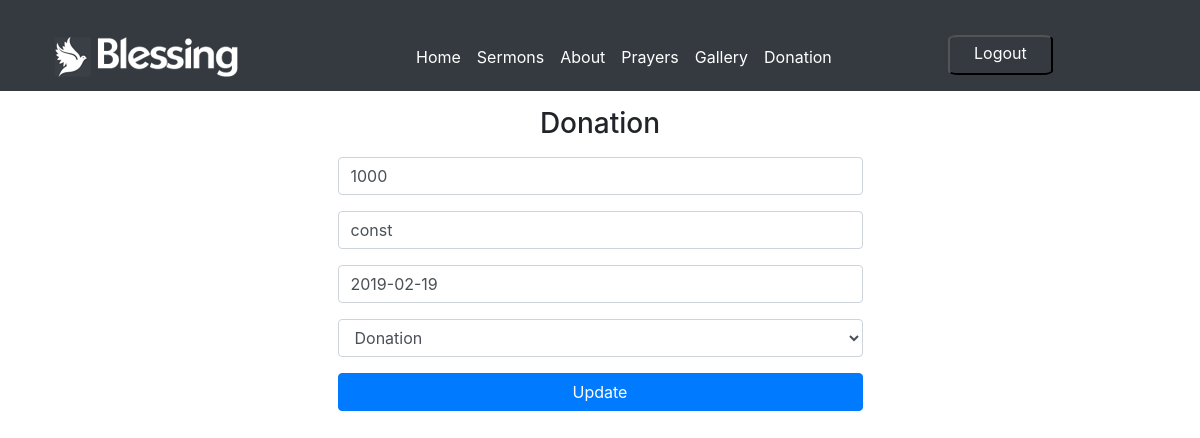
/admin/index.php?pg=updateRecord&rid=4 (signed in), run on an earlier commit of the app's database.
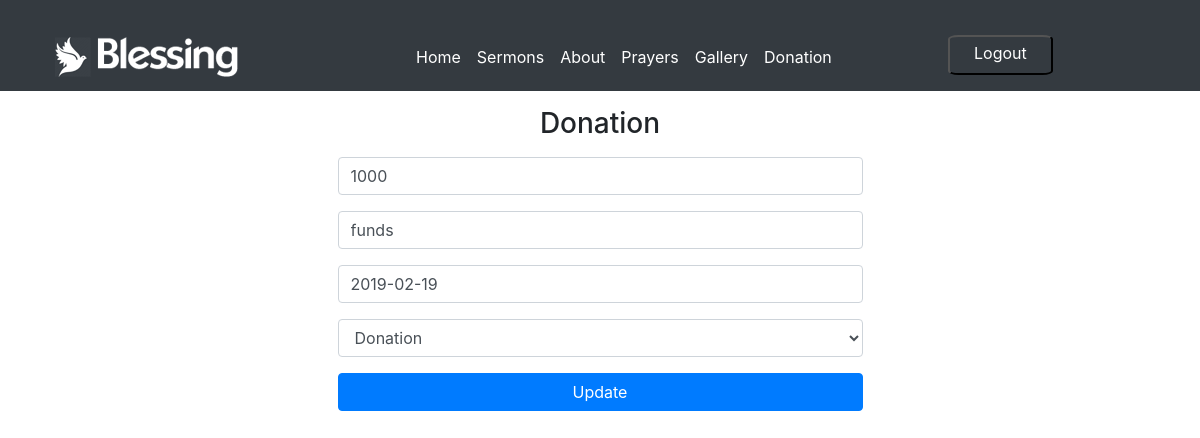
And on a later commit of the database.
### tables this page shows
CREATE TABLE `records` (
  `id` int(11) NOT NULL,
  `amount` varchar(10) NOT NULL,
  `date` varchar(50) NOT NULL,
  `purpose` varchar(60) NOT NULL,
  `type` varchar(30) NOT NULL,
  `userid` int(11) NOT NULL
);

### admin/include/functions.php (called while the page is built, shortened)
<?php
	function selectdatacon($col,$tbname,$where)
	{
		$selectqry="select $col from $tbname where $where";
		$result=mysqli_query($GLOBALS['con'],$selectqry) or die(mysqli_error($GLOBALS['con']));
		return $result;
	}
?>

### admin/pages/updaterecord.php (the view, shortened to what this page needs)
<?php
$result=selectdatacon("*","records","id=".$_GET['rid']);
$row=mysqli_fetch_assoc($result);
?>
<div class="container">
<div class="row">
<div class="col-md-6 offset-3">
<h3 class="text-center mt-3 mb-3">Donation</h3>
<form method="post" enctype="multipart/form-data" >
<div class="form-group">
<input type="text" name="amount" placeholder="Amount" required="required" class="form-control" value="<?php echo $row['amount']; ?>">
</div>
<div class="form-group">
<input type="text" name="purpose" placeholder="Purpose" required="required" class="form-control" value="<?php echo $row['purpose']; ?>">
</div>
<div class="form-group">
<input placeholder="Date" class="form-control" type="text" onfocus="(this.type='date')" onblur="(this.type='text')" id="date" name="date" value="<?php echo $row['date']; ?>">
</div>
<div class="form-group">
<select class="form-control" name="rec_type" value="<?php echo $row['type']; ?>">
<option value="donation">Donation</option>
</select>
</div>
<input type="submit" name="updateRecord" value="Update" class="btn btn-block btn-primary">
</form>
</div>
</div>
</div>

### admin/index.php (shortened to what this page needs)
<html>
<head>
<link rel="stylesheet" href="https://stackpath.bootstrapcdn.com/bootstrap/4.2.1/css/bootstrap.min.css">
<link rel="stylesheet" href="https://use.fontawesome.com/releases/v5.6.3/css/all.css">
<link href="../assets/css/custom/owl.carousel.min.css" rel="stylesheet">
<link href="https://cdn.datatables.net/1.10.19/css/dataTables.bootstrap4.min.css" rel="stylesheet">
<link href="../assets/css/custom/style.css" rel="stylesheet">
</head>
<body>
<?php ob_start();
include 'include/functions.php';
	include 'include/header.php';
	if(isset($_GET['pg']))
	{
	switch($_GET['pg']){
		case 'updateRecord':
		include 'pages/updateRecord.php';
		break;
	}
}
	else
	{
		include 'pages/home.php';
	}
?>
</body>
</html>

### admin/include/header.php (shortened to what this page needs)
<div class="row bg-dark">
	<div class="col-md-9 col-xs-12">
	<nav class="navbar navbar-expand-md navbar-dark ">
	<a class="navbar-brand" href="#"> <img src="../assets/img/logo.png" class="ml-4 mt-4 img-fluid position1"> </a>
	<div class="collapse navbar-collapse" id="collapsibleNavbar">
    <ul class="navbar-nav nav_marginleft_list mt-4">
      <li class="nav-item">
        <a class="nav-link" href="index.php?pg=home">Home</a>
      </li>
      <li class="nav-item">
        <a class="nav-link" href="index.php?pg=sermons">Sermons</a>
      </li>
      <li class="nav-item">
        <a class="nav-link" href="index.php?pg=about">About</a>
      </li>
      <li class="nav-item">
        <a class="nav-link" href="index.php?pg=prayers">Prayers</a>
      </li>
      <li class="nav-item">
        <a class="nav-link" href="index.php?pg=gallery">Gallery</a>
      </li>
	      <li class="nav-item">
        <a class="nav-link" href="index.php?pg=donation">Donation</a>
      </li>
    </ul>
  </div>
</nav>
</div>
<form method="post" class=" ml-5 ">
<input type="submit" class="bg-dark pt-1 pb-2 px-4 btn_look" name="logout" value="Logout">
</form>
 </div>

### assets/css/custom/style.css (style rules this page uses)
.row { margin-left:0; margin-right:0; }
body { margin: 0; }
.btn { transition:0.5s ease; }
.nav_marginleft_list { margin-left:150px; }
.navbar-dark .nav-item .nav-link { color:#fff; }
.btn_look { color:#fff; border-radius:10%; margin-top:35px; }

What changed in the data, as far as the page shows it:
changed records "Donation": purpose "const" → "funds"
